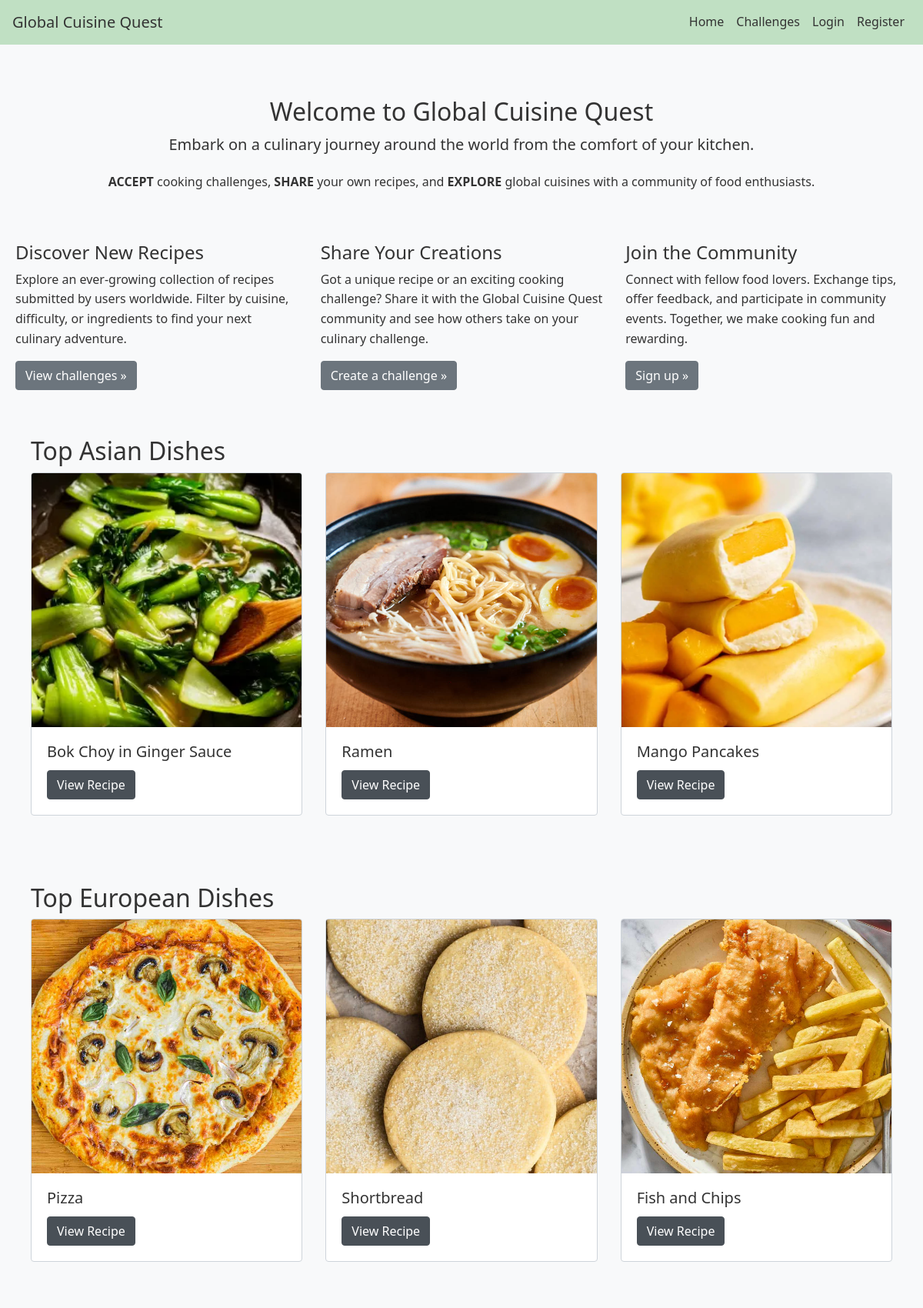
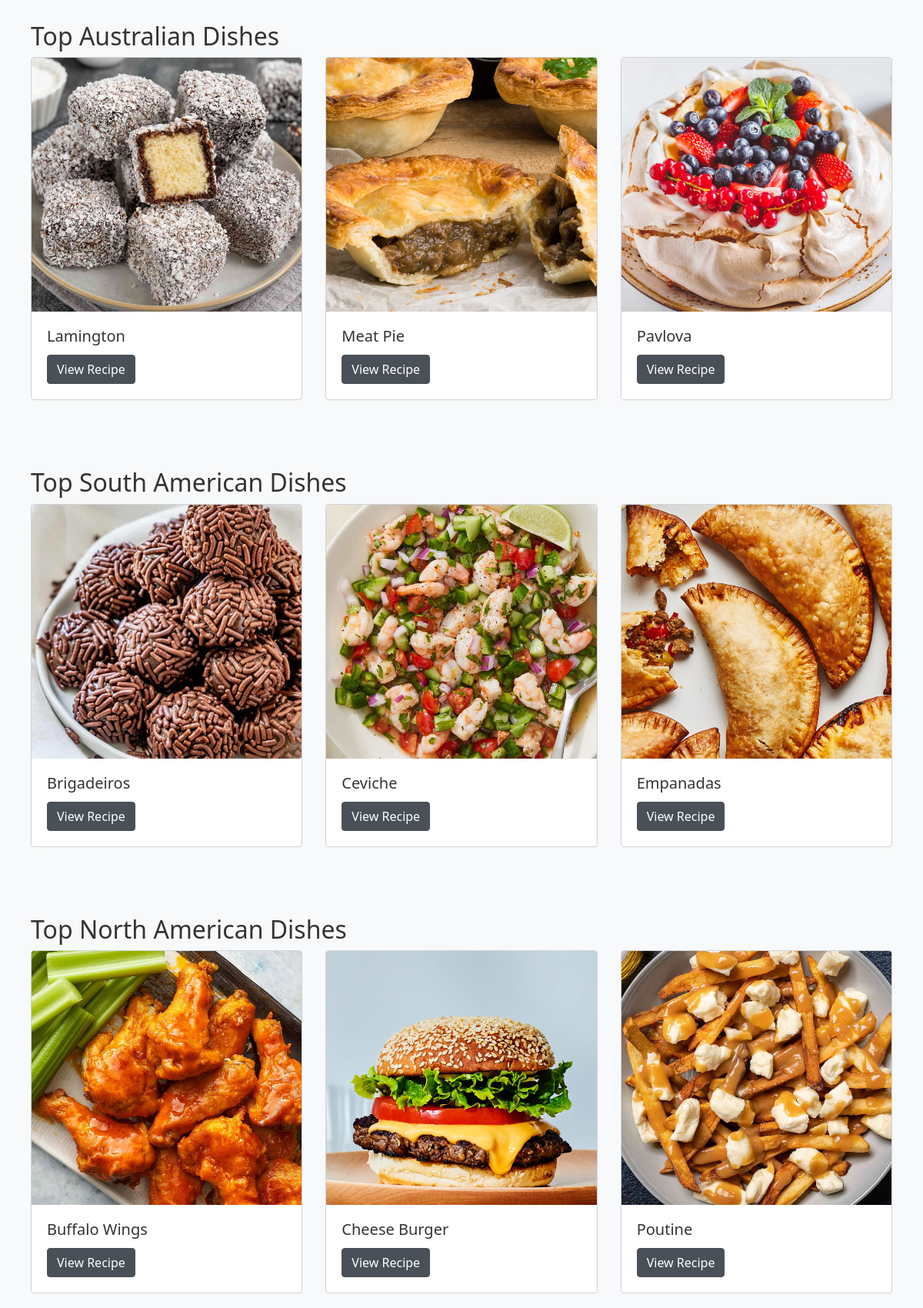
The page / (upper part) on the database its author committed (2 pictures, top to bottom).
### globalcuisine/models.py (models this page shows)
class Recipe(db.Model):
    id = db.Column(db.Integer, primary_key=True)
    name = db.Column(db.String(100), nullable=False)
    image = db.Column(db.String(100), nullable=False)
    description = db.Column(db.Text, nullable=False)
    region = db.Column(db.String(100), nullable=False) # e.g. Asian, European, Australian, South American, North American, African
    cuisine = db.Column(db.String(100), nullable=False) # e.g. Japanese, Italian
    ingredients = db.Column(db.Text, nullable=False) # comma-separated ingredients
    preparation_time = db.Column(db.Integer, nullable=False) # in minutes
    cooking_time = db.Column(db.Integer, nullable=False) # in minutes
    steps = db.Column(db.Text, nullable=False) # comma-separated steps
    def get_random_recipes(target_region, count=3):
        all_recipes = Recipe.query.filter_by(region=target_region).all()
        logging.info(f"all_recipes for {target_region}: {all_recipes}")
        if len(all_recipes) <= count:
            random_recipes = all_recipes
        else:
            random_recipes = sample(all_recipes, count)
        logging.info(f"random_recipes for {target_region}: {random_recipes}")
        return random_recipes

### globalcuisine/main.py (the view)
@main.route('/')
def index():
    recipes = Recipe.query.all()
    asian_recipes = Recipe.get_random_recipes('Asian', count=3)
    european_recipes = Recipe.get_random_recipes('European', count=3)
    australian_recipes = Recipe.get_random_recipes('Australian', count=3)
    south_american_recipes = Recipe.get_random_recipes('South American', count=3)
    north_american_recipes = Recipe.get_random_recipes('North American', count=3)
    african_recipes = Recipe.get_random_recipes('African', count=3)
    return render_template('index.html', recipes=recipes,
                            asian_recipes=asian_recipes,
                            european_recipes=european_recipes,
                            australian_recipes=australian_recipes,
                            south_american_recipes=south_american_recipes,
                            north_american_recipes=north_american_recipes,
                            african_recipes=african_recipes)

### globalcuisine/templates/index.html (shortened to what this page needs)
{% extends "base.html" %}
{% block content %}
<div class="py-5 text-center">
    <h2>Welcome to Global Cuisine Quest</h2>
    <p class="lead">Embark on a culinary journey around the world from the comfort of your kitchen.</p>
    <p class="bold"><strong>ACCEPT</strong> cooking challenges, <strong>SHARE</strong> your own recipes, and <strong>EXPLORE</strong> global cuisines with a community of food enthusiasts.</p>
</div>
<div class="row">
    <div class="col-md-4 column" style="position: relative;">
        <h4>Discover New Recipes</h4>
        <p>Explore an ever-growing collection of recipes submitted by users worldwide. Filter by cuisine, difficulty, or ingredients to find your next culinary adventure.</p>
        <p><a class="btn btn-secondary" href="{{ url_for('main.challenge_list') }}" role="button">View challenges &raquo;</a></p>
    </div>
    <div class="col-md-4 column" style="position: relative;">
        <h4>Share Your Creations</h4>
        <p>Got a unique recipe or an exciting cooking challenge? Share it with the Global Cuisine Quest community and see how others take on your culinary challenge.</p>
        <p><a class="btn btn-secondary" href="{{ url_for('main.create_challenge') }}" role="button">Create a challenge &raquo;</a></p>
    </div>
    <div class="col-md-4 column" style="position: relative;">
        <h4>Join the Community</h4>
        <p>Connect with fellow food lovers. Exchange tips, offer feedback, and participate in community events. Together, we make cooking fun and rewarding.</p>
        <p><a class="btn btn-secondary" href="{{ url_for('auth.register') }}" role="button">Sign up &raquo;</a></p>
    </div>
</div>
<div class="container">
    <div class="recipe-gallery mt-4">
        <h2>Top Asian Dishes</h2>
        <div class="row">
            {% for recipe in asian_recipes %}
                <div class="col-md-4 mb-4">
                    <div class="card">
                        <img class="card-img-top" src="{{ url_for('static', filename='images/' + recipe.image) }}" alt="{{ recipe.name }}">
                        <div class="card-body">
                            <h5 class="card-title">{{ recipe.name }}</h5>
                            <a href="{{ url_for('main.recipe', recipe_id=recipe.id) }}" class="btn btn-primary">View Recipe</a>
                        </div>
                    </div>
                </div>
            {% endfor %}
        </div>
    </div>
</div>
<div class="container">
    <div class="recipe-gallery mt-4">
        <h2>Top European Dishes</h2>
        <div class="row">
            {% for recipe in european_recipes %}
                <div class="col-md-4 mb-4">
                    <div class="card">
                        <img class="card-img-top" src="{{ url_for('static', filename='images/' + recipe.image) }}" alt="{{ recipe.name }}">
                        <div class="card-body">
                            <h5 class="card-title">{{ recipe.name }}</h5>
                            <a href="{{ url_for('main.recipe', recipe_id=recipe.id) }}" class="btn btn-primary">View Recipe</a>
                        </div>
                    </div>
                </div>
            {% endfor %}
        </div>
    </div>
</div>
<div class="container">
    <div class="recipe-gallery mt-4">
        <h2>Top Australian Dishes</h2>
        <div class="row">
            {% for recipe in australian_recipes %}
                <div class="col-md-4 mb-4">
                    <div class="card">
                        <img class="card-img-top" src="{{ url_for('static', filename='images/' + recipe.image) }}" alt="{{ recipe.name }}">
                        <div class="card-body">
                            <h5 class="card-title">{{ recipe.name }}</h5>
                            <a href="{{ url_for('main.recipe', recipe_id=recipe.id) }}" class="btn btn-primary">View Recipe</a>
                        </div>
                    </div>
                </div>
            {% endfor %}
        </div>
    </div>
</div>
<div class="container">
    <div class="recipe-gallery mt-4">
        <h2>Top South American Dishes</h2>
        <div class="row">
            {% for recipe in south_american_recipes %}
                <div class="col-md-4 mb-4">
                    <div class="card">
                        <img class="card-img-top" src="{{ url_for('static', filename='images/' + recipe.image) }}" alt="{{ recipe.name }}">
                        <div class="card-body">
                            <h5 class="card-title">{{ recipe.name }}</h5>
                            <a href="{{ url_for('main.recipe', recipe_id=recipe.id) }}" class="btn btn-primary">View Recipe</a>
                        </div>
                    </div>
                </div>
            {% endfor %}
        </div>
    </div>
</div>
<div class="container">
    <div class="recipe-gallery mt-4">
        <h2>Top North American Dishes</h2>
        <div class="row">
            {% for recipe in north_american_recipes %}
                <div class="col-md-4 mb-4">
                    <div class="card">
                        <img class="card-img-top" src="{{ url_for('static', filename='images/' + recipe.image) }}" alt="{{ recipe.name }}">
                        <div class="card-body">
                            <h5 class="card-title">{{ recipe.name }}</h5>
                            <a href="{{ url_for('main.recipe', recipe_id=recipe.id) }}" class="btn btn-primary">View Recipe</a>
                        </div>
                    </div>
                </div>
            {% endfor %}
        </div>
    </div>
</div>
{% endblock %}

### globalcuisine/templates/base.html (shortened to what this page needs)
<!DOCTYPE html>
<html lang="en">
<head>
    <link rel="stylesheet" href="https://stackpath.bootstrapcdn.com/bootstrap/4.5.2/css/bootstrap.min.css">
    <link rel="stylesheet" href="{{ url_for('static', filename='css/style.css') }}">
    <link rel="stylesheet" href="https://cdnjs.cloudflare.com/ajax/libs/rateYo/2.3.2/jquery.rateyo.min.css">
</head>
<body>
    <header>
        <nav class="navbar navbar-expand-lg navbar-dark bg-primary">
            <a class="navbar-brand" href="{{ url_for('main.index') }}">Global Cuisine Quest</a>
            <div class="collapse navbar-collapse" id="navbarNav">
                <ul class="navbar-nav ml-auto">
                    <li class="nav-item">
                        <a class="nav-link" href="{{ url_for('main.index') }}">Home</a>
                    </li>
                    <li class="nav-item">
                        <a class="nav-link" href="{{ url_for('main.challenge_list') }}">Challenges</a>
                    </li>
                    {% if current_user.is_authenticated %}
                        <li class="nav-item">
                            <a class="nav-link" href="{{ url_for('main.dashboard') }}">Dashboard</a>
                        </li>
                        <li class="nav-item">
                            <a class="nav-link" href="{{ url_for('auth.logout') }}">Logout</a>
                        </li>
                    {% else %}
                        <li class="nav-item">
                            <a class="nav-link" href="{{ url_for('auth.login') }}">Login</a>
                        </li>
                        <li class="nav-item">
                            <a class="nav-link" href="{{ url_for('auth.register') }}">Register</a>
                        </li>
                    {% endif %}
                </ul>
            </div>
        </nav>
    </header>
    <main role="main" class="container">
        {% block content %}{% endblock %}
    </main>
</body>
</html>

### globalcuisine/static/css/style.css (style rules this page uses)
body { font-family: 'Segoe UI', Tahoma, Geneva, Verdana, sans-serif; background-color: #f8f9fa; color: #333; line-height: 1.6; display: flex; flex-direction: column; min-height: 100vh; }
.container { max-width: 1200px; margin: 0 auto; padding: 20px; }
.navbar.bg-primary { background-color: #c0e0c3 !important; }
.navbar .nav-link, .navbar .navbar-brand { color: #333 !important; }
h1, h2, h3, h4, h5, h6 { color: #333; }
p { margin-bottom: 1em; }
.btn-primary { background-color: #495057; border-color: #495057; }
.card { background-color: #ffffff; border: 1px solid #ced4da; border-radius: 0.25rem; }
.card-img-top { width: 100%; height: 330px; object-fit: cover; border-top-left-radius: calc(0.25rem - 1px); border-top-right-radius: calc(0.25rem - 1px); }
.card-body { padding: 1.25rem; }
.card-title { margin-bottom: 0.75rem; }
.recipe-gallery { flex-wrap: wrap; justify-content: flex-start; margin-top: 20px; }
.column { position: relative; overflow: hidden; }

### rows shown on the page
Recipe: image (picture), name "Bok Choy in Ginger Sauce"
Recipe: image (picture), name "Ramen"
Recipe: image (picture), name "Mango Pancakes"
Recipe: image (picture), name "Pizza"
Recipe: image (picture), name "Shortbread"
Recipe: image (picture), name "Fish and Chips"
Recipe: image (picture), name "Lamington"
Recipe: image (picture), name "Meat Pie"
Recipe: image (picture), name "Pavlova"
Recipe: image (picture), name "Brigadeiros"
Recipe: image (picture), name "Ceviche"
Recipe: image (picture), name "Empanadas"
Recipe: image (picture), name "Buffalo Wings"
Recipe: image (picture), name "Cheese Burger"
Recipe: image (picture), name "Poutine"
